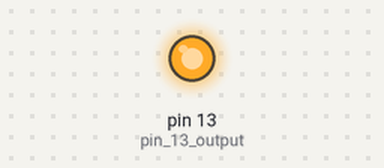
Bench run of a sketch on a simulated Arduino Uno, built with avr-gcc and run on an emulated ATmega328P. On the bench: output pins drawn as LEDs (lit = HIGH).

Above: at 0.4 s.
At 2.9 s:
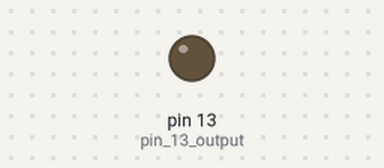
Timing chart, 0 to 6.6 s (numbered marks = the images above):
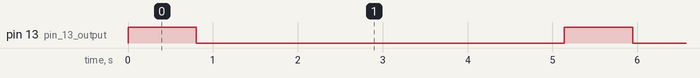

The sketch:

CANSAT_PULSO_DEF_FOTOS_CONTROL_ARDUINO.ino
```cpp
#include <SoftwareSerial.h>

SoftwareSerial miPuertoSerie(2, 3); // RX, TX --> crea el objeto de la clase Serial

long tiempo = 0; // variable tiempo
long cada = 5000; // cada 3 segundos
long ancho = 800; // ancho del pulso 50 milisegundos
int pulso = 0;

void setup() {
  miPuertoSerie.begin(9600); // inicializa el objeto de la clase serial
  // Serial.begin(9600); // en caso que use los pins 0 y 1  RX->0  TX->1
  pinMode(13,OUTPUT); // pin 13 output
}

void loop() {

  tiempo = millis();
  pulso = int(tiempo/cada);

  if (tiempo>2000) { // en marcha 2 segundos después de encender
    miPuertoSerie.write( ((tiempo-pulso*cada)<ancho) ); // escribe el dato 0 o 1 en puerto en serie
                                                         // estado alto cada 800 ms (ancho)
                                                         // envía un 1 cada 5 segundos (cada)
    // Serial.write(estado); // en caso que use los pins 0 y 1  RX->0  TX->1
    delay(100);
    miPuertoSerie.flush(); // limpia el buffer
    // Serial.flush(); // en caso que use los pins 0 y 1  RX->0  TX->1
  }

  // digitalWrite(ledPin,!((tiempo-pulso*cada)<ancho)); // negado, pulso con lógica negativa
  digitalWrite(13,((tiempo-pulso*cada)<ancho)); // lógica positiva
}
```

Measured:
- by itself, pin 13 (pin_13_output): alternates HIGH for 0.81 s and LOW for 4.2 s
